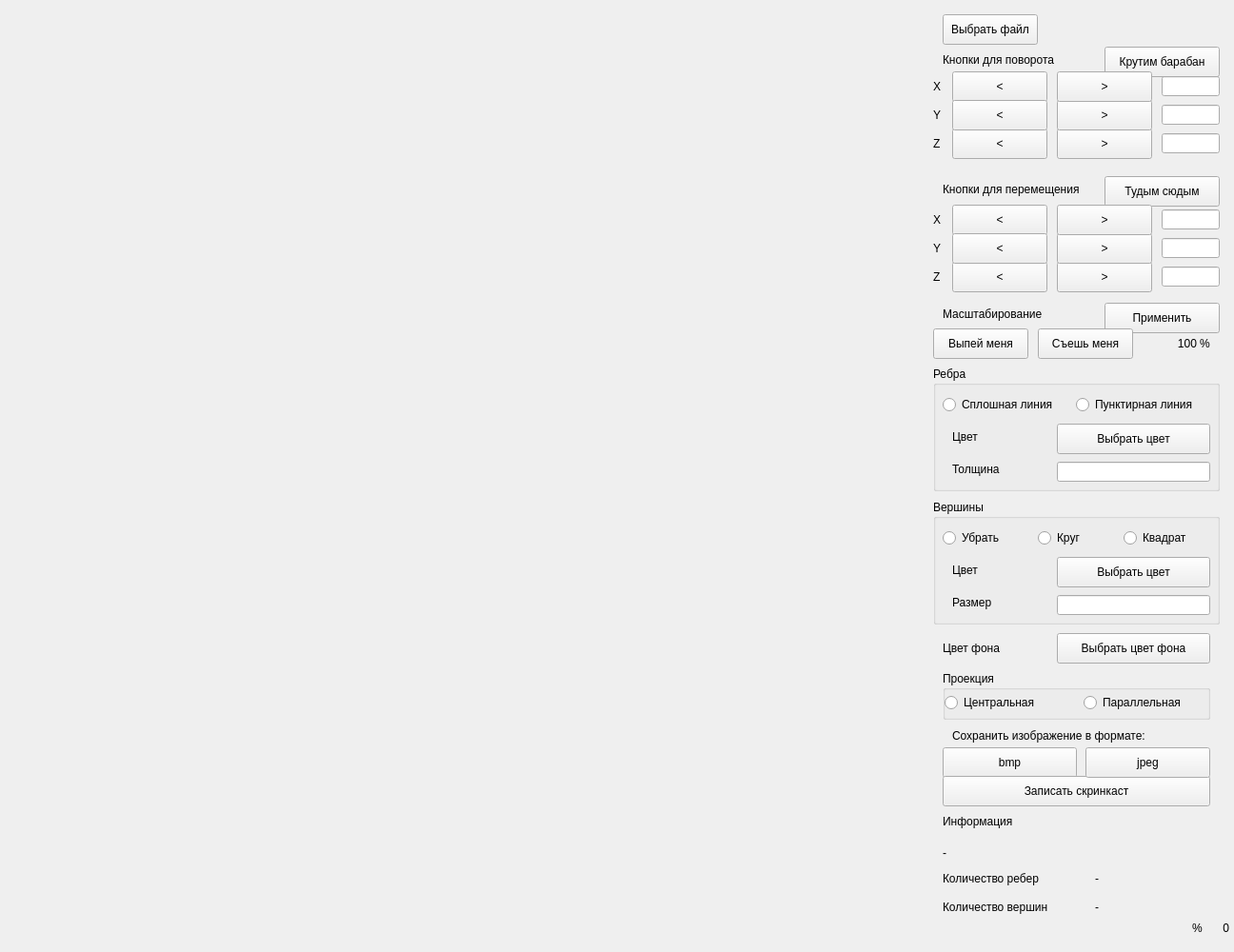
<?xml version="1.0" encoding="UTF-8"?>
<ui version="4.0">
 <class>View</class>
 <widget class="QMainWindow" name="View">
  <property name="geometry">
   <rect>
    <x>0</x>
    <y>0</y>
    <width>1296</width>
    <height>1000</height>
   </rect>
  </property>
  <property name="windowTitle">
   <string>View</string>
  </property>
  <widget class="QWidget" name="centralwidget">
   <widget class="QPushButton" name="button_filename">
    <property name="geometry">
     <rect>
      <x>990</x>
      <y>15</y>
      <width>100</width>
      <height>32</height>
     </rect>
    </property>
    <property name="text">
     <string>Выбрать файл</string>
    </property>
   </widget>
   <widget class="QPushButton" name="pushButton_xRot_left">
    <property name="geometry">
     <rect>
      <x>1000</x>
      <y>75</y>
      <width>100</width>
      <height>32</height>
     </rect>
    </property>
    <property name="text">
     <string>&lt;</string>
    </property>
   </widget>
   <widget class="QLineEdit" name="lineEdit_zRot">
    <property name="geometry">
     <rect>
      <x>1220</x>
      <y>140</y>
      <width>61</width>
      <height>21</height>
     </rect>
    </property>
   </widget>
   <widget class="QPushButton" name="pushButton_z_move_left">
    <property name="geometry">
     <rect>
      <x>1000</x>
      <y>275</y>
      <width>100</width>
      <height>32</height>
     </rect>
    </property>
    <property name="text">
     <string>&lt;</string>
    </property>
   </widget>
   <widget class="QGroupBox" name="groupBox">
    <property name="geometry">
     <rect>
      <x>980</x>
      <y>385</y>
      <width>301</width>
      <height>131</height>
     </rect>
    </property>
    <property name="title">
     <string>Ребра</string>
    </property>
    <widget class="QRadioButton" name="radioButton_solid_edge">
     <property name="geometry">
      <rect>
       <x>10</x>
       <y>30</y>
       <width>141</width>
       <height>20</height>
      </rect>
     </property>
     <property name="text">
      <string>Сплошная линия</string>
     </property>
    </widget>
    <widget class="QRadioButton" name="radioButton_dotted_edge">
     <property name="geometry">
      <rect>
       <x>150</x>
       <y>30</y>
       <width>141</width>
       <height>20</height>
      </rect>
     </property>
     <property name="text">
      <string>Пунктирная линия</string>
     </property>
    </widget>
    <widget class="QPushButton" name="pushButton_color_edge">
     <property name="geometry">
      <rect>
       <x>130</x>
       <y>60</y>
       <width>161</width>
       <height>32</height>
      </rect>
     </property>
     <property name="text">
      <string>Выбрать цвет</string>
     </property>
    </widget>
    <widget class="QLabel" name="label_14">
     <property name="geometry">
      <rect>
       <x>20</x>
       <y>100</y>
       <width>58</width>
       <height>16</height>
      </rect>
     </property>
     <property name="text">
      <string>Толщина</string>
     </property>
    </widget>
    <widget class="QLabel" name="label_color_edge">
     <property name="geometry">
      <rect>
       <x>20</x>
       <y>64</y>
       <width>120</width>
       <height>20</height>
      </rect>
     </property>
     <property name="text">
      <string>Цвет</string>
     </property>
    </widget>
    <widget class="QLineEdit" name="lineEdit_thickness_edge">
     <property name="geometry">
      <rect>
       <x>130</x>
       <y>100</y>
       <width>161</width>
       <height>21</height>
      </rect>
     </property>
    </widget>
   </widget>
   <widget class="QPushButton" name="pushButton_zRot_right">
    <property name="geometry">
     <rect>
      <x>1110</x>
      <y>135</y>
      <width>100</width>
      <height>32</height>
     </rect>
    </property>
    <property name="text">
     <string>&gt;</string>
    </property>
   </widget>
   <widget class="QLabel" name="label_film_process">
    <property name="geometry">
     <rect>
      <x>1250</x>
      <y>965</y>
      <width>41</width>
      <height>20</height>
     </rect>
    </property>
    <property name="text">
     <string>0</string>
    </property>
    <property name="alignment">
     <set>Qt::AlignRight|Qt::AlignTrailing|Qt::AlignVCenter</set>
    </property>
   </widget>
   <widget class="QLabel" name="label_edge_amount">
    <property name="geometry">
     <rect>
      <x>1150</x>
      <y>915</y>
      <width>131</width>
      <height>16</height>
     </rect>
    </property>
    <property name="text">
     <string>-</string>
    </property>
   </widget>
   <widget class="QLabel" name="label_11">
    <property name="geometry">
     <rect>
      <x>980</x>
      <y>280</y>
      <width>16</width>
      <height>21</height>
     </rect>
    </property>
    <property name="text">
     <string>Z</string>
    </property>
   </widget>
   <widget class="QLabel" name="label_vertex_amount">
    <property name="geometry">
     <rect>
      <x>1150</x>
      <y>945</y>
      <width>131</width>
      <height>16</height>
     </rect>
    </property>
    <property name="text">
     <string>-</string>
    </property>
   </widget>
   <widget class="QPushButton" name="pushButton_scale">
    <property name="geometry">
     <rect>
      <x>1160</x>
      <y>318</y>
      <width>121</width>
      <height>32</height>
     </rect>
    </property>
    <property name="text">
     <string>Применить</string>
    </property>
   </widget>
   <widget class="QPushButton" name="pushButton_z_move_right">
    <property name="geometry">
     <rect>
      <x>1110</x>
      <y>275</y>
      <width>100</width>
      <height>32</height>
     </rect>
    </property>
    <property name="text">
     <string>&gt;</string>
    </property>
   </widget>
   <widget class="QPushButton" name="pushButton_save_image_bmp">
    <property name="geometry">
     <rect>
      <x>990</x>
      <y>785</y>
      <width>141</width>
      <height>32</height>
     </rect>
    </property>
    <property name="text">
     <string>bmp</string>
    </property>
   </widget>
   <widget class="QPushButton" name="pushButton_x_move_left">
    <property name="geometry">
     <rect>
      <x>1000</x>
      <y>215</y>
      <width>100</width>
      <height>32</height>
     </rect>
    </property>
    <property name="text">
     <string>&lt;</string>
    </property>
   </widget>
   <widget class="QLabel" name="label_scale_name">
    <property name="geometry">
     <rect>
      <x>990</x>
      <y>322</y>
      <width>171</width>
      <height>16</height>
     </rect>
    </property>
    <property name="text">
     <string>Масштабирование</string>
    </property>
   </widget>
   <widget class="QLineEdit" name="lineEdit_yRot">
    <property name="geometry">
     <rect>
      <x>1220</x>
      <y>110</y>
      <width>61</width>
      <height>21</height>
     </rect>
    </property>
   </widget>
   <widget class="QLabel" name="label_3">
    <property name="geometry">
     <rect>
      <x>980</x>
      <y>140</y>
      <width>16</width>
      <height>21</height>
     </rect>
    </property>
    <property name="text">
     <string>Z</string>
    </property>
   </widget>
   <widget class="QPushButton" name="pushButton_y_move_left">
    <property name="geometry">
     <rect>
      <x>1000</x>
      <y>245</y>
      <width>100</width>
      <height>32</height>
     </rect>
    </property>
    <property name="text">
     <string>&lt;</string>
    </property>
   </widget>
   <widget class="QPushButton" name="pushButton_zRot_left">
    <property name="geometry">
     <rect>
      <x>1000</x>
      <y>135</y>
      <width>100</width>
      <height>32</height>
     </rect>
    </property>
    <property name="text">
     <string>&lt;</string>
    </property>
   </widget>
   <widget class="QLabel" name="label_9">
    <property name="geometry">
     <rect>
      <x>980</x>
      <y>220</y>
      <width>16</width>
      <height>21</height>
     </rect>
    </property>
    <property name="text">
     <string>X</string>
    </property>
   </widget>
   <widget class="QPushButton" name="pushButton_yRot_right">
    <property name="geometry">
     <rect>
      <x>1110</x>
      <y>105</y>
      <width>100</width>
      <height>32</height>
     </rect>
    </property>
    <property name="text">
     <string>&gt;</string>
    </property>
   </widget>
   <widget class="QLineEdit" name="lineEdit_x_move">
    <property name="geometry">
     <rect>
      <x>1220</x>
      <y>220</y>
      <width>61</width>
      <height>21</height>
     </rect>
    </property>
   </widget>
   <widget class="QLabel" name="label_film_process_5">
    <property name="geometry">
     <rect>
      <x>1252</x>
      <y>965</y>
      <width>41</width>
      <height>20</height>
     </rect>
    </property>
    <property name="text">
     <string>%</string>
    </property>
   </widget>
   <widget class="QPushButton" name="pushButton_y_move_right">
    <property name="geometry">
     <rect>
      <x>1110</x>
      <y>245</y>
      <width>100</width>
      <height>32</height>
     </rect>
    </property>
    <property name="text">
     <string>&gt;</string>
    </property>
   </widget>
   <widget class="QLabel" name="label_8">
    <property name="geometry">
     <rect>
      <x>1000</x>
      <y>765</y>
      <width>251</width>
      <height>16</height>
     </rect>
    </property>
    <property name="text">
     <string>Сохранить изображение в формате:</string>
    </property>
   </widget>
   <widget class="QPushButton" name="pushButton_apply_rotate">
    <property name="geometry">
     <rect>
      <x>1160</x>
      <y>49</y>
      <width>121</width>
      <height>32</height>
     </rect>
    </property>
    <property name="text">
     <string>Крутим барабан</string>
    </property>
   </widget>
   <widget class="QLineEdit" name="lineEdit_y_move">
    <property name="geometry">
     <rect>
      <x>1220</x>
      <y>250</y>
      <width>61</width>
      <height>21</height>
     </rect>
    </property>
   </widget>
   <widget class="QLabel" name="label_15">
    <property name="geometry">
     <rect>
      <x>990</x>
      <y>191</y>
      <width>171</width>
      <height>16</height>
     </rect>
    </property>
    <property name="text">
     <string>Кнопки для перемещения</string>
    </property>
   </widget>
   <widget class="QLabel" name="label_18">
    <property name="geometry">
     <rect>
      <x>990</x>
      <y>55</y>
      <width>171</width>
      <height>16</height>
     </rect>
    </property>
    <property name="text">
     <string>Кнопки для поворота</string>
    </property>
   </widget>
   <widget class="QLabel" name="label_color_background">
    <property name="geometry">
     <rect>
      <x>990</x>
      <y>671</y>
      <width>120</width>
      <height>20</height>
     </rect>
    </property>
    <property name="text">
     <string>Цвет фона</string>
    </property>
   </widget>
   <widget class="QLabel" name="label_2">
    <property name="geometry">
     <rect>
      <x>980</x>
      <y>110</y>
      <width>16</width>
      <height>21</height>
     </rect>
    </property>
    <property name="text">
     <string>Y</string>
    </property>
   </widget>
   <widget class="QLabel" name="label_scale">
    <property name="geometry">
     <rect>
      <x>1196</x>
      <y>350</y>
      <width>61</width>
      <height>21</height>
     </rect>
    </property>
    <property name="text">
     <string>100</string>
    </property>
    <property name="alignment">
     <set>Qt::AlignRight|Qt::AlignTrailing|Qt::AlignVCenter</set>
    </property>
   </widget>
   <widget class="QPushButton" name="pushButton_yRot_left">
    <property name="geometry">
     <rect>
      <x>1000</x>
      <y>105</y>
      <width>100</width>
      <height>32</height>
     </rect>
    </property>
    <property name="text">
     <string>&lt;</string>
    </property>
   </widget>
   <widget class="QPushButton" name="pushButton_plus">
    <property name="geometry">
     <rect>
      <x>1090</x>
      <y>345</y>
      <width>100</width>
      <height>32</height>
     </rect>
    </property>
    <property name="text">
     <string>Съешь меня</string>
    </property>
   </widget>
   <widget class="QPushButton" name="pushButton_film">
    <property name="geometry">
     <rect>
      <x>990</x>
      <y>815</y>
      <width>281</width>
      <height>32</height>
     </rect>
    </property>
    <property name="text">
     <string>Записать скринкаст</string>
    </property>
   </widget>
   <widget class="QLabel" name="label_4">
    <property name="geometry">
     <rect>
      <x>990</x>
      <y>855</y>
      <width>101</width>
      <height>16</height>
     </rect>
    </property>
    <property name="text">
     <string>Информация</string>
    </property>
   </widget>
   <widget class="QGroupBox" name="groupBox_3">
    <property name="geometry">
     <rect>
      <x>990</x>
      <y>705</y>
      <width>281</width>
      <height>51</height>
     </rect>
    </property>
    <property name="title">
     <string>Проекция</string>
    </property>
    <widget class="QRadioButton" name="radioButton_central">
     <property name="geometry">
      <rect>
       <x>2</x>
       <y>23</y>
       <width>131</width>
       <height>20</height>
      </rect>
     </property>
     <property name="text">
      <string>Центральная</string>
     </property>
    </widget>
    <widget class="QRadioButton" name="radioButton_ortho">
     <property name="geometry">
      <rect>
       <x>148</x>
       <y>23</y>
       <width>121</width>
       <height>20</height>
      </rect>
     </property>
     <property name="text">
      <string>Параллельная</string>
     </property>
    </widget>
   </widget>
   <widget class="QPushButton" name="pushButton_color_background">
    <property name="geometry">
     <rect>
      <x>1110</x>
      <y>665</y>
      <width>161</width>
      <height>32</height>
     </rect>
    </property>
    <property name="text">
     <string>Выбрать цвет фона</string>
    </property>
   </widget>
   <widget class="QLabel" name="label_filename">
    <property name="geometry">
     <rect>
      <x>990</x>
      <y>885</y>
      <width>291</width>
      <height>21</height>
     </rect>
    </property>
    <property name="text">
     <string>-</string>
    </property>
    <property name="wordWrap">
     <bool>true</bool>
    </property>
   </widget>
   <widget class="QPushButton" name="pushButton_xRot_right">
    <property name="geometry">
     <rect>
      <x>1110</x>
      <y>75</y>
      <width>100</width>
      <height>32</height>
     </rect>
    </property>
    <property name="text">
     <string>&gt;</string>
    </property>
   </widget>
   <widget class="QLabel" name="label_6">
    <property name="geometry">
     <rect>
      <x>1260</x>
      <y>353</y>
      <width>21</width>
      <height>16</height>
     </rect>
    </property>
    <property name="text">
     <string>%</string>
    </property>
   </widget>
   <widget class="QLabel" name="label_5">
    <property name="geometry">
     <rect>
      <x>990</x>
      <y>915</y>
      <width>131</width>
      <height>16</height>
     </rect>
    </property>
    <property name="text">
     <string>Количество ребер</string>
    </property>
   </widget>
   <widget class="QPushButton" name="pushButton_apply_move">
    <property name="geometry">
     <rect>
      <x>1160</x>
      <y>185</y>
      <width>121</width>
      <height>32</height>
     </rect>
    </property>
    <property name="text">
     <string>Тудым сюдым</string>
    </property>
   </widget>
   <widget class="QPushButton" name="pushButton_x_move_right">
    <property name="geometry">
     <rect>
      <x>1110</x>
      <y>215</y>
      <width>100</width>
      <height>32</height>
     </rect>
    </property>
    <property name="text">
     <string>&gt;</string>
    </property>
   </widget>
   <widget class="QPushButton" name="pushButton_save_image_jpeg">
    <property name="geometry">
     <rect>
      <x>1140</x>
      <y>785</y>
      <width>131</width>
      <height>32</height>
     </rect>
    </property>
    <property name="text">
     <string>jpeg</string>
    </property>
   </widget>
   <widget class="QLabel" name="label_10">
    <property name="geometry">
     <rect>
      <x>980</x>
      <y>250</y>
      <width>16</width>
      <height>21</height>
     </rect>
    </property>
    <property name="text">
     <string>Y</string>
    </property>
   </widget>
   <widget class="QPushButton" name="pushButton_minus">
    <property name="geometry">
     <rect>
      <x>980</x>
      <y>345</y>
      <width>100</width>
      <height>32</height>
     </rect>
    </property>
    <property name="text">
     <string>Выпей меня</string>
    </property>
   </widget>
   <widget class="QLineEdit" name="lineEdit_xRot">
    <property name="geometry">
     <rect>
      <x>1220</x>
      <y>80</y>
      <width>61</width>
      <height>21</height>
     </rect>
    </property>
   </widget>
   <widget class="QLabel" name="label">
    <property name="geometry">
     <rect>
      <x>980</x>
      <y>80</y>
      <width>16</width>
      <height>21</height>
     </rect>
    </property>
    <property name="text">
     <string>X</string>
    </property>
   </widget>
   <widget class="QLabel" name="label_7">
    <property name="geometry">
     <rect>
      <x>990</x>
      <y>945</y>
      <width>131</width>
      <height>16</height>
     </rect>
    </property>
    <property name="text">
     <string>Количество вершин</string>
    </property>
   </widget>
   <widget class="QGroupBox" name="groupBox_2">
    <property name="geometry">
     <rect>
      <x>980</x>
      <y>525</y>
      <width>301</width>
      <height>131</height>
     </rect>
    </property>
    <property name="title">
     <string>Вершины</string>
    </property>
    <widget class="QRadioButton" name="radioButton_no_point">
     <property name="geometry">
      <rect>
       <x>10</x>
       <y>30</y>
       <width>71</width>
       <height>20</height>
      </rect>
     </property>
     <property name="text">
      <string>Убрать</string>
     </property>
    </widget>
    <widget class="QRadioButton" name="radioButton_cube">
     <property name="geometry">
      <rect>
       <x>200</x>
       <y>30</y>
       <width>71</width>
       <height>20</height>
      </rect>
     </property>
     <property name="text">
      <string>Квадрат</string>
     </property>
    </widget>
    <widget class="QPushButton" name="pushButton_color_vertex">
     <property name="geometry">
      <rect>
       <x>130</x>
       <y>60</y>
       <width>161</width>
       <height>32</height>
      </rect>
     </property>
     <property name="text">
      <string>Выбрать цвет</string>
     </property>
    </widget>
    <widget class="QLabel" name="label_19">
     <property name="geometry">
      <rect>
       <x>20</x>
       <y>100</y>
       <width>58</width>
       <height>16</height>
      </rect>
     </property>
     <property name="text">
      <string>Размер</string>
     </property>
    </widget>
    <widget class="QLabel" name="label_color_vertex">
     <property name="geometry">
      <rect>
       <x>20</x>
       <y>64</y>
       <width>120</width>
       <height>20</height>
      </rect>
     </property>
     <property name="text">
      <string>Цвет</string>
     </property>
    </widget>
    <widget class="QRadioButton" name="radioButton_sphere">
     <property name="geometry">
      <rect>
       <x>110</x>
       <y>30</y>
       <width>71</width>
       <height>20</height>
      </rect>
     </property>
     <property name="text">
      <string>Круг</string>
     </property>
    </widget>
    <widget class="QLineEdit" name="lineEdit_dot_size">
     <property name="geometry">
      <rect>
       <x>130</x>
       <y>100</y>
       <width>161</width>
       <height>21</height>
      </rect>
     </property>
    </widget>
   </widget>
   <widget class="QLineEdit" name="lineEdit_z_move">
    <property name="geometry">
     <rect>
      <x>1220</x>
      <y>280</y>
      <width>61</width>
      <height>21</height>
     </rect>
    </property>
   </widget>
   <widget class="QLabel" name="label_Error">
    <property name="geometry">
     <rect>
      <x>1120</x>
      <y>20</y>
      <width>161</width>
      <height>16</height>
     </rect>
    </property>
    <property name="styleSheet">
     <string notr="true">color: rgb(255, 0, 0)</string>
    </property>
    <property name="text">
     <string/>
    </property>
   </widget>
   <widget class="glView" name="widget" native="true">
    <property name="geometry">
     <rect>
      <x>20</x>
      <y>20</y>
      <width>941</width>
      <height>961</height>
     </rect>
    </property>
   </widget>
  </widget>
 </widget>
 <customwidgets>
  <customwidget>
   <class>glView</class>
   <extends>QWidget</extends>
   <header location="global">View/glview.h</header>
   <container>1</container>
  </customwidget>
 </customwidgets>
 <resources/>
 <connections/>
</ui>
